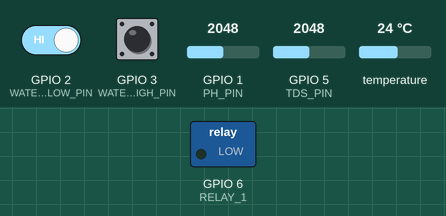
Simulated run of this program. Board: ESP32-S3. On the bench: switched loads named in the program (green lamp = pin HIGH). The test bench sets the inputs (shaded band); at power-on: GPIO 3 (WATER_HIGH_PIN) HIGH, GPIO 2 (WATER_LOW_PIN) HIGH, GPIO 1 (PH_PIN) = 2048, GPIO 5 (TDS_PIN) = 2048, temperature 24 °C. WiFi joins after 1.5 s; servers stay silent unless stated; not simulated (calls return 0 or success): secrets.h; what the program prints to the serial monitor is not drawn.

Above: at 5.0 s.
5.1 s: GPIO 3 (WATER_HIGH_PIN) pulled LOW for 1 s
At 5.9 s:
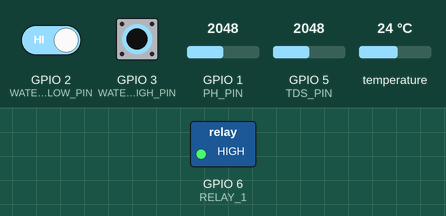
7.6 s: GPIO 3 (WATER_HIGH_PIN) pulled LOW for 3.2 s
At 12.7 s:
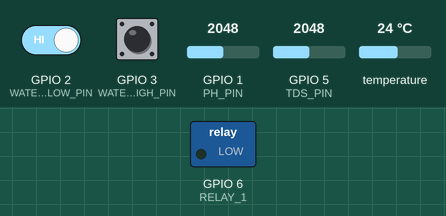
13.0 s: GPIO 2 (WATER_LOW_PIN) driven LOW and GPIO 3 (WATER_HIGH_PIN) driven LOW
At 14.5 s:
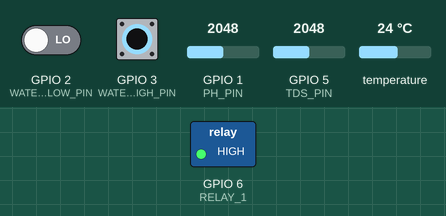
16.0 s: GPIO 3 (WATER_HIGH_PIN) driven HIGH
19.0 s: GPIO 2 (WATER_LOW_PIN) driven HIGH
At 20.4 s:
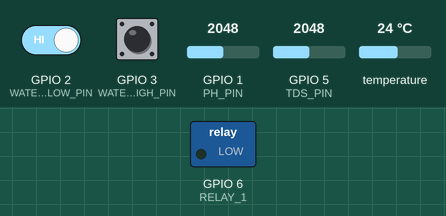
Timing chart, 0 to 22.0 s (numbered marks = the images above; inputs shaded):
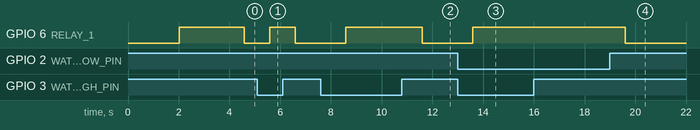

Measured:
- after the input at 5.1 s, GPIO 6 (RELAY_1): LOW → HIGH after 0.49 s, → LOW 1.0 s later
- after the input at 7.6 s, GPIO 6 (RELAY_1): LOW → HIGH after 0.99 s, → LOW 3.0 s later
- after the input at 13.0 s, GPIO 6 (RELAY_1): LOW → HIGH after 0.59 s
- after the input at 16.0 s, every drawn part: stays the same
- after the input at 19.0 s, GPIO 6 (RELAY_1): HIGH → LOW after 0.60 s

The program:

main.cpp
```cpp
#include <Arduino.h>
#include <WiFi.h>
#include <OneWire.h>
#include <DallasTemperature.h>

// --- Firebase ---
#include <Firebase_ESP_Client.h>
#include "addons/TokenHelper.h"
#include "addons/RTDBHelper.h"

// --- WI-FI & FIREBASE CONFIGURATION ---
// Gitignored — copy include/secrets.h.example to include/secrets.h and fill in real values.
#include "secrets.h"
const char* ssid = WIFI_SSID;
const char* password = WIFI_PASSWORD;
#define API_KEY        FIREBASE_API_KEY
#define DATABASE_URL   FIREBASE_DATABASE_URL

FirebaseData   fbdo;       // Dedicated stream handle (/control/pumpOverride)
FirebaseData   fbdoUpload; // Dedicated upload handle
FirebaseData   fbdoCamera; // Dedicated stream handle (/camera/detection) — companion ESP32-CAM board's OpenAI analysis, read-only from this board
FirebaseAuth   auth;
FirebaseConfig config;

bool firebaseReady = false;
unsigned long lastFbUpload = 0;
const unsigned long FB_UPLOAD_INTERVAL = 3000; // Upload data every 3s

// Plant status from the companion camera board's OpenAI analysis (written to /camera/detection
// by a Cloud Function, not by this board). Surfaced in Serial logs and the /sensor upload only —
// deliberately not wired into pump control, since an LLM call has no place in that safety path.
String plantStatus = "UNKNOWN";
String plantNote = "";

unsigned long lastWifiRetry = 0;
const unsigned long WIFI_RETRY_INTERVAL = 30000; // Retry Wi-Fi (and Firebase init) every 30s while disconnected

// Pump override from cloud: -1 = AUTO, 0 = force OFF, 1 = force ON
volatile int pumpOverride = -1;

// --- PIN CONFIGURATION ---
#define ONE_WIRE_BUS 4
#define TDS_PIN 5
#define PH_PIN 1
#define RELAY_1 6
#define WATER_LOW_PIN 2
#define WATER_HIGH_PIN 3

// NOTE: Ensure your hardware matches this!
// ADC_2_5db attenuation maxes out at ~1.5V. If your sensor outputs up to 3.3V, use ADC_11db and change this to 3.3
#define ANALOG_MAX_VOLTAGE 1.5

OneWire oneWire(ONE_WIRE_BUS);
DallasTemperature sensors(&oneWire);

float currentTemp = 25.0;
float tdsValue = 0.0;
float phValue = 7.0;
bool isFilling = false;
String waterStatusStr = "NORMAL";

unsigned long lastSensorUpdate = 0;
const unsigned long SENSOR_INTERVAL = 1000; // Read sensors every 1s

unsigned long fillStartTime = 0;
const unsigned long MAX_FILL_DURATION = 180000; // 3 min safety cutoff if a float switch never reports "full"
bool fillTimeoutFault = false; // Latched until the tank is actually full or the operator force-stops the pump

void initFirebase() {
    config.api_key = API_KEY;
    config.database_url = DATABASE_URL;

    // Fix: Increase response timeout for unstable/extender Wi-Fi connections
    config.timeout.rtdbKeepAlive = 10000;

    if (Firebase.signUp(&config, &auth, "", "")) {
        Serial.println("Firebase anonymous sign-up OK");
        firebaseReady = true;
    } else {
        Serial.printf("Firebase sign-up failed: %s\n", config.signer.signupError.message.c_str());
    }

    config.token_status_callback = tokenStatusCallback;
    Firebase.begin(&config, &auth);
    Firebase.reconnectWiFi(true);

    // Fix: Increase buffer breathing room for SSL/TLS handshakes
    fbdo.setBSSLBufferSize(3072, 1024);
    fbdoUpload.setBSSLBufferSize(3072, 1024);
    fbdoCamera.setBSSLBufferSize(3072, 1024);

    // Fix: Cap the maximum response buffer length to prevent payload read timeouts
    fbdoUpload.setResponseSize(512);

    if (!Firebase.RTDB.beginStream(&fbdo, "/control/pumpOverride")) {
        Serial.printf("Stream begin failed: %s\n", fbdo.errorReason().c_str());
    }

    if (!Firebase.RTDB.beginStream(&fbdoCamera, "/camera/detection")) {
        Serial.printf("Camera detection stream begin failed: %s\n", fbdoCamera.errorReason().c_str());
    }
}

void pollFirebaseStream() {
    if (!firebaseReady) return;

    // Non-blocking background stream listener
    if (Firebase.RTDB.readStream(&fbdo)) {
        if (fbdo.streamAvailable()) {
            if (fbdo.dataType() == "int" || fbdo.dataType() == "number") {
                pumpOverride = fbdo.intData();
                Serial.printf("\n[CLOUD] Pump override changed -> %d\n", pumpOverride);
            }
        }
    }
}

void pollCameraStream() {
    if (!firebaseReady) return;

    // Non-blocking background stream listener — mirrors pollFirebaseStream() above but for
    // the camera board's /camera/detection node, which is a JSON object: {status, note, ts}.
    if (Firebase.RTDB.readStream(&fbdoCamera)) {
        if (fbdoCamera.streamAvailable() && fbdoCamera.dataType() == "json") {
            FirebaseJson *json = fbdoCamera.jsonObjectPtr();
            FirebaseJsonData result;
            if (json->get(result, "status")) plantStatus = result.stringValue;
            if (json->get(result, "note"))   plantNote = result.stringValue;
            Serial.printf("\n[CAM] Plant status -> %s (%s)\n", plantStatus.c_str(), plantNote.c_str());
        }
    }
}

void uploadToFirebase() {
    if (!firebaseReady) return;

    FirebaseJson json;
    json.set("temperature", currentTemp);
    json.set("tds", tdsValue);
    json.set("ph", phValue);
    json.set("pump", isFilling ? "RUNNING" : "IDLE");
    json.set("water_status", waterStatusStr);
    json.set("override", pumpOverride);
    json.set("plantStatus", plantStatus);
    json.set("plantNote", plantNote);
    json.set("ts", (int)(millis() / 1000));

    // Fix: Using updateNode minimizes transmitted packet size, significantly stopping payload timeouts
    if (!Firebase.RTDB.updateNode(&fbdoUpload, "/sensor", &json)) {
        Serial.printf("\n[ERROR] Upload failed: %s\n", fbdoUpload.errorReason().c_str());
    }
}

void setup() {
    Serial.begin(115200);
    delay(2000);

    Serial.println("\n========================================");
    Serial.println("--- Hydroponics System: Cloud Boot   ---");
    Serial.println("========================================");

    pinMode(ONE_WIRE_BUS, INPUT_PULLUP);
    sensors.begin();
    pinMode(TDS_PIN, INPUT);
    pinMode(PH_PIN, INPUT);
    pinMode(WATER_LOW_PIN, INPUT_PULLUP);
    pinMode(WATER_HIGH_PIN, INPUT_PULLUP);

    // 2.5dB attenuation = Max ADC voltage measurable is ~1.5V
    analogSetAttenuation(ADC_2_5db);

    pinMode(RELAY_1, OUTPUT);
    digitalWrite(RELAY_1, HIGH); // Default OFF

    WiFi.mode(WIFI_STA);
    WiFi.begin(ssid, password);

    int attempts = 0;
    while (WiFi.status() != WL_CONNECTED && attempts < 30) {
        delay(500);
        Serial.print(".");
        attempts++;
    }

    if (WiFi.status() == WL_CONNECTED) {
        Serial.println("\nWi-Fi Connected Successfully!");
        Serial.print("IP: ");
        Serial.println(WiFi.localIP());
        initFirebase();
    } else {
        Serial.println("\nWi-Fi Failed. Running sensors offline (pump AUTO only).");
    }
}

void loop() {
    // 0. Recover from a failed/dropped Wi-Fi connection instead of staying offline forever.
    // setup() only tries once; without this, a bad connection at boot freezes Firebase
    // permanently since initFirebase() would never get called.
    if (WiFi.status() != WL_CONNECTED) {
        if (millis() - lastWifiRetry >= WIFI_RETRY_INTERVAL) {
            lastWifiRetry = millis();
            Serial.println("\n[WiFi] Not connected — retrying...");
            WiFi.reconnect();
        }
    } else if (!firebaseReady) {
        Serial.println("\n[WiFi] Connected — initializing Firebase...");
        initFirebase();
    }

    // 1. Keep stream connections open continuously
    pollFirebaseStream();
    pollCameraStream();

    // 2. Independent Sensor & Automation Loop (Runs every 1 second)
    if (millis() - lastSensorUpdate >= SENSOR_INTERVAL) {
        lastSensorUpdate = millis();

        // Sensors Reading
        sensors.requestTemperatures();
        currentTemp = sensors.getTempCByIndex(0);
        if (currentTemp == DEVICE_DISCONNECTED_C) currentTemp = 25.0;

        int rawTDS = analogRead(TDS_PIN);
        float voltageTDS = (float)rawTDS * ANALOG_MAX_VOLTAGE / 4095.0;
        float compensationCoefficient = 1.0 + 0.02 * (currentTemp - 25.0);
        float compensatedVoltageTDS = voltageTDS / compensationCoefficient;
        tdsValue = (133.42 * pow(compensatedVoltageTDS, 3) - 255.86 * pow(compensatedVoltageTDS, 2) + 857.39 * compensatedVoltageTDS);
        if (tdsValue < 0) tdsValue = 0;

        int rawPH = analogRead(PH_PIN);
        float voltagePH = (float)rawPH * ANALOG_MAX_VOLTAGE / 4095.0;
        phValue = 7.0 + ((1.50 - voltagePH) / 0.18);

        // Float switches
        bool lowSwitchOpen = (digitalRead(WATER_LOW_PIN) == HIGH);
        bool topSwitchOpen = (digitalRead(WATER_HIGH_PIN) == HIGH);
        bool topSwitchClosed = !topSwitchOpen;

        // A latched fill-timeout fault only clears once the tank is verifiably full or the
        // operator explicitly stops the pump — otherwise a stuck switch would just quietly
        // retry (and time out) forever instead of surfacing a persistent error.
        if (fillTimeoutFault && (topSwitchClosed || pumpOverride == 0)) {
            fillTimeoutFault = false;
        }

        // Water automation with cloud override + float-switch safety limits
        if (lowSwitchOpen && topSwitchClosed) {
            isFilling = false;
            digitalWrite(RELAY_1, HIGH);
            waterStatusStr = "SENSOR ERROR";
        }
        else if (fillTimeoutFault) {
            isFilling = false;
            digitalWrite(RELAY_1, HIGH);
            waterStatusStr = "FILL TIMEOUT ERROR";
        }
        else if (pumpOverride == 1) {
            if (topSwitchClosed) {
                isFilling = false;
                digitalWrite(RELAY_1, HIGH);
                waterStatusStr = "TANK FULL";
            } else {
                if (!isFilling) fillStartTime = millis();
                isFilling = true;
                if (millis() - fillStartTime >= MAX_FILL_DURATION) {
                    fillTimeoutFault = true;
                    isFilling = false;
                    digitalWrite(RELAY_1, HIGH);
                    waterStatusStr = "FILL TIMEOUT ERROR";
                } else {
                    digitalWrite(RELAY_1, LOW);
                    waterStatusStr = "FORCE FILLING";
                }
            }
        }
        else if (pumpOverride == 0) {
            isFilling = false;
            digitalWrite(RELAY_1, HIGH);
            waterStatusStr = topSwitchOpen ? "LOW (PUMP OFF)" : "PUMP OFF";
        }
        else { // AUTO MODE
            if (isFilling) {
                if (topSwitchClosed) {
                    isFilling = false;
                    digitalWrite(RELAY_1, HIGH);
                    waterStatusStr = "TANK FULL";
                } else if (millis() - fillStartTime >= MAX_FILL_DURATION) {
                    fillTimeoutFault = true;
                    isFilling = false;
                    digitalWrite(RELAY_1, HIGH);
                    waterStatusStr = "FILL TIMEOUT ERROR";
                } else {
                    digitalWrite(RELAY_1, LOW);
                    waterStatusStr = "REFILLING...";
                }
            } else {
                if (lowSwitchOpen) {
                    fillStartTime = millis();
                    isFilling = true;
                    digitalWrite(RELAY_1, LOW);
                    waterStatusStr = "REFILLING...";
                }
                else if (topSwitchClosed) { waterStatusStr = "TANK FULL"; }
                else if (topSwitchOpen)   { waterStatusStr = "LOW WARNING"; }
            }
        }

        // Output system health parameters to debug terminal
        Serial.print("Heap: "); Serial.print(ESP.getFreeHeap());
        Serial.print(" | RSSI: "); Serial.print(WiFi.RSSI()); // Monitor network strength
        Serial.print("dBm | Temp: "); Serial.print(currentTemp, 1);
        Serial.print("C | Status: "); Serial.print(waterStatusStr);
        Serial.print(" | Pump: "); Serial.print(isFilling ? "RUNNING" : "IDLE");
        Serial.print(" | Ovr: "); Serial.println(pumpOverride);
    }

    // 3. Staggered Firebase Upload Loop (Runs every 3 seconds)
    if (millis() - lastFbUpload >= FB_UPLOAD_INTERVAL) {
        lastFbUpload = millis();
        uploadToFirebase();
    }
}
```
